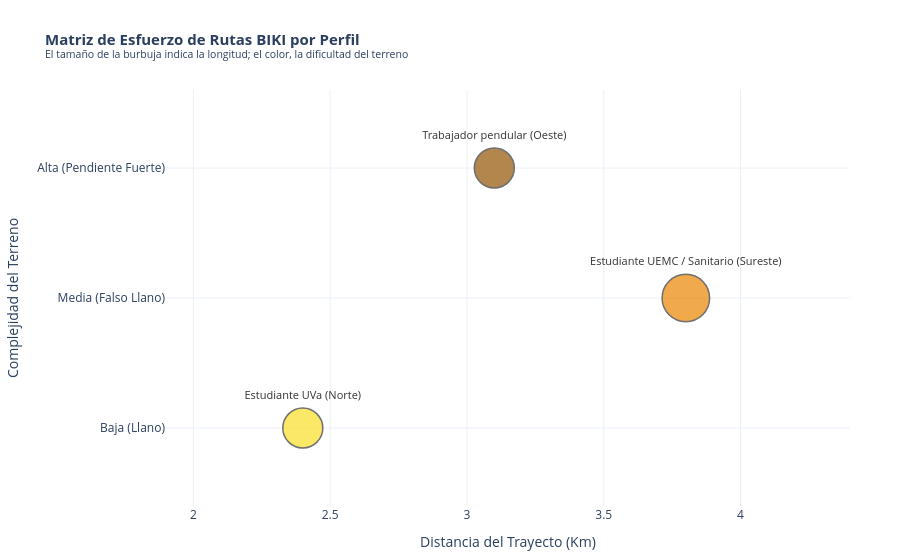

Here is the notebook cell this chart was saved with:
### Markdown cell above
**Matriz de esfuerzo**

### Code cell
import pandas as pd
import plotly.express as px

datos_rutas = {
    "Perfil de usuario": [
        "Estudiante UVa (Norte)",
        "Estudiante UEMC / Sanitario (Sureste)",
        "Trabajador pendular (Oeste)"
    ],
    "Trayecto": [
        "Plaza Madrid ➔ Campus Delibes (Ref 202)",
        "Plaza Circular ➔ Hosp. Río Hortega (Ref 510)",
        "Plaza Zorrilla ➔ Parquesol (Ref 803)"
    ],
    "Distancia (Km)": [2.4, 3.8, 3.1],
    "Dificultad Numérica": list(range(1, 4)),
    "Bici Recomendada": ["Mecánica", "Eléctrica", "Eléctrica"],
    "Dificultad Topográfica": [
        "Baja (Llano)",
        "Media (Falso Llano)",
        "Alta (Pendiente Fuerte)"
    ]
}

df_bubble = pd.DataFrame(datos_rutas)

bubble_fig = px.scatter(
    df_bubble,
    x="Distancia (Km)",
    y="Dificultad Numérica",
    size="Distancia (Km)",
    color="Perfil de usuario",
    text="Perfil de usuario",
    color_discrete_map={
        "Estudiante UVa (Norte)": "#FBDF27",
        "Estudiante UEMC / Sanitario (Sureste)": "#eb8500",
        "Trabajador pendular (Oeste)": "#935402"
    },
    hover_name="Perfil de usuario",
    hover_data={
        "Trayecto": True,
        "Bici Recomendada": True,
        "Dificultad Topográfica": True,
        "Dificultad Numérica": False
    },
    title="<b>Matriz de Esfuerzo de Rutas BIKI por Perfil</b><br><sup>El tamaño de la burbuja indica la longitud; el color, la dificultad del terreno</sup>",
    labels={
        "Distancia (Km)": "Distancia del Trayecto (Km)",
        "Dificultad Numérica": "Complejidad del Terreno"
    }
)

bubble_fig.update_layout(
    template="plotly_white",
    title_font_size=15,
    showlegend=False,
    margin=dict(l=50, r=50, t=90, b=50),
    xaxis=dict(range=[1.9, 4.4])
)

bubble_fig.update_yaxes(
    tickvals=[1, 2, 3],
    ticktext=["Baja (Llano)", "Media (Falso Llano)", "Alta (Pendiente Fuerte)"],
    range=[0.4, 3.6]
)

bubble_fig.update_traces(
    textposition="top center",
    textfont=dict(size=11, color="#333333"),
    marker=dict(
        sizemode="diameter",
        sizeref=0.08,
        sizemin=20,
        line=dict(width=1.5, color="#333333")
    )
)

bubble_fig.show()

### Figure 1 — Plotly figure (JSON) as saved in the notebook; plotly's stock layout.template omitted (floating-point values rounded to 4 significant figures)
{"data": [{"customdata": [["Plaza Madrid ➔ Campus Delibes (Ref 202)", "Mecánica", "Baja (Llano)"]], "hovertemplate": "<b>%{hovertext}</b><br><br>Perfil de usuario=%{text}<br>Distancia del Trayecto (Km)=%{marker.size}<br>Trayecto=%{customdata[0]}<br>Bici Recomendada=%{customdata[1]}<br>Dificultad Topográfica=%{customdata[2]}<extra></extra>", "hovertext": ["Estudiante UVa (Norte)"], "legendgroup": "Estudiante UVa (Norte)", "marker": {"color": "#FBDF27", "line": {"color": "#333333", "width": 1.5}, "size": [2.4], "sizemin": 20, "sizemode": "diameter", "sizeref": 0.08, "symbol": "circle"}, "mode": "markers+text", "name": "Estudiante UVa (Norte)", "orientation": "v", "showlegend": true, "text": ["Estudiante UVa (Norte)"], "textfont": {"color": "#333333", "size": 11}, "textposition": "top center", "type": "scatter", "x": [2.4], "xaxis": "x", "y": [1], "yaxis": "y"}, {"customdata": [["Plaza Circular ➔ Hosp. Río Hortega (Ref 510)", "Eléctrica", "Media (Falso Llano)"]], "hovertemplate": "<b>%{hovertext}</b><br><br>Perfil de usuario=%{text}<br>Distancia del Trayecto (Km)=%{marker.size}<br>Trayecto=%{customdata[0]}<br>Bici Recomendada=%{customdata[1]}<br>Dificultad Topográfica=%{customdata[2]}<extra></extra>", "hovertext": ["Estudiante UEMC / Sanitario (Sureste)"], "legendgroup": "Estudiante UEMC / Sanitario (Sureste)", "marker": {"color": "#eb8500", "line": {"color": "#333333", "width": 1.5}, "size": [3.8], "sizemin": 20, "sizemode": "diameter", "sizeref": 0.08, "symbol": "circle"}, "mode": "markers+text", "name": "Estudiante UEMC / Sanitario (Sureste)", "orientation": "v", "showlegend": true, "text": ["Estudiante UEMC / Sanitario (Sureste)"], "textfont": {"color": "#333333", "size": 11}, "textposition": "top center", "type": "scatter", "x": [3.8], "xaxis": "x", "y": [2], "yaxis": "y"}, {"customdata": [["Plaza Zorrilla ➔ Parquesol (Ref 803)", "Eléctrica", "Alta (Pendiente Fuerte)"]], "hovertemplate": "<b>%{hovertext}</b><br><br>Perfil de usuario=%{text}<br>Distancia del Trayecto (Km)=%{marker.size}<br>Trayecto=%{customdata[0]}<br>Bici Recomendada=%{customdata[1]}<br>Dificultad Topográfica=%{customdata[2]}<extra></extra>", "hovertext": ["Trabajador pendular (Oeste)"], "legendgroup": "Trabajador pendular (Oeste)", "marker": {"color": "#935402", "line": {"color": "#333333", "width": 1.5}, "size": [3.1], "sizemin": 20, "sizemode": "diameter", "sizeref": 0.08, "symbol": "circle"}, "mode": "markers+text", "name": "Trabajador pendular (Oeste)", "orientation": "v", "showlegend": true, "text": ["Trabajador pendular (Oeste)"], "textfont": {"color": "#333333", "size": 11}, "textposition": "top center", "type": "scatter", "x": [3.1], "xaxis": "x", "y": [3], "yaxis": "y"}], "layout": {"legend": {"itemsizing": "constant", "title": {"text": "Perfil de usuario"}, "tracegroupgap": 0}, "margin": {"b": 50, "l": 50, "r": 50, "t": 90}, "showlegend": false, "title": {"font": {"size": 15}, "text": "<b>Matriz de Esfuerzo de Rutas BIKI por Perfil</b><br><sup>El tamaño de la burbuja indica la longitud; el color, la dificultad del terreno</sup>"}, "xaxis": {"anchor": "y", "domain": [0, 1], "range": [1.9, 4.4], "title": {"text": "Distancia del Trayecto (Km)"}}, "yaxis": {"anchor": "x", "domain": [0, 1], "range": [0.4, 3.6], "ticktext": ["Baja (Llano)", "Media (Falso Llano)", "Alta (Pendiente Fuerte)"], "tickvals": [1, 2, 3], "title": {"text": "Complejidad del Terreno"}}}}
